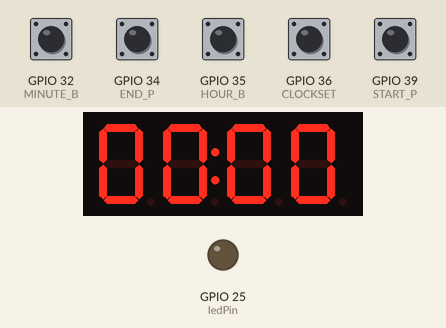
Bench run of a sketch on a simulated ESP32. Parts: 4-digit seven-segment display, output pins drawn as LEDs (lit = HIGH). The test bench sets the inputs (shaded band); at power-on: GPIO 32 (MINUTE_B), GPIO 34 (END_P), GPIO 35 (HOUR_B), GPIO 36 (CLOCKSET), GPIO 39 (START_P) HIGH.

Above: at 1.2 s.
1.3 s: GPIO 39 (START_P) pulled LOW for 0.15 s
At 2.5 s:
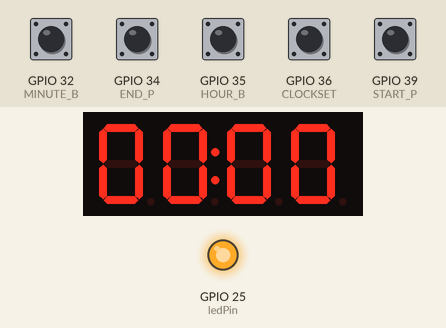
3.0 s: GPIO 32 (MINUTE_B) pulled LOW for 1 s
At 5.1 s:
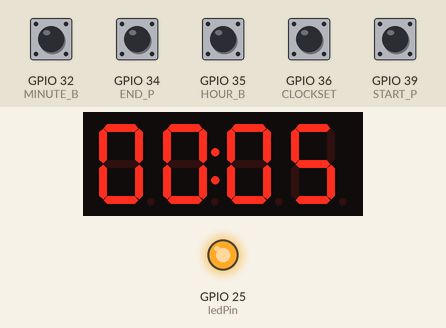
5.5 s: GPIO 35 (HOUR_B) pulled LOW for 0.15 s
At 6.5 s:
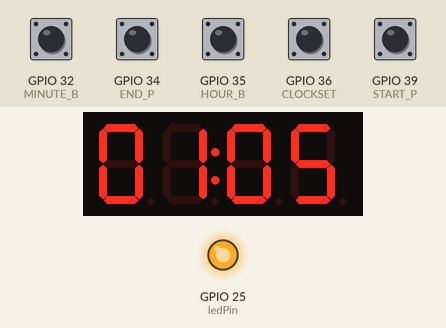
7.2 s: GPIO 32 (MINUTE_B) pulled LOW for 0.15 s
8.9 s: GPIO 35 (HOUR_B) pulled LOW for 1 s
At 10.8 s:
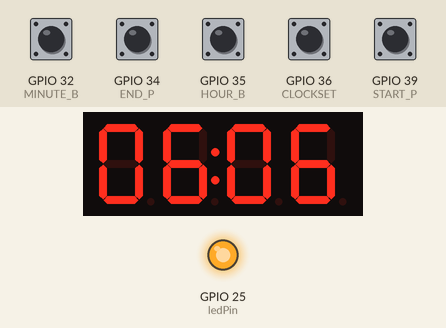
11.4 s: GPIO 34 (END_P) pulled LOW for 0.15 s
At 12.2 s:
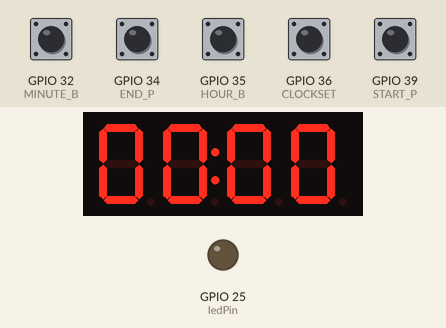
Timing chart, 0 to 14.1 s (numbered marks = the images above; inputs shaded):
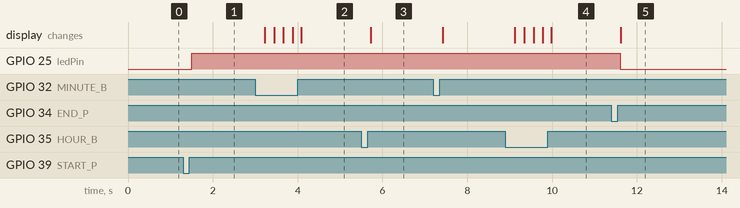

The sketch:

CONTROLPANELDRAFT2_SEP21.ino
```cpp
#include <TM1637Display.h>

#define CLK 19 //can be changed
#define DIO 18
#define CLOCKSET 36
#define HOUR_B 35
#define MINUTE_B 32
#define START_P 39
#define END_P 34
#define ledPin 25

TM1637Display display(CLK,DIO);

int hours = 0;
int minutes = 0;
bool setUP = false;
bool running = false;

unsigned long previousMillis = 0;

void setup() {
  // put your setup code here, to run once:
  pinMode(HOUR_B, INPUT_PULLUP);
  pinMode(MINUTE_B, INPUT_PULLUP);
  pinMode(CLOCKSET, INPUT_PULLUP);
  pinMode(START_P, INPUT_PULLUP);
  pinMode(END_P, INPUT_PULLUP);
  pinMode(ledPin, OUTPUT);

  display.setBrightness(0x0f);
  updateDisplay();
}

void updateDisplay() {
  int displayTime = hours * 100 + minutes;
  display.showNumberDecEx(displayTime, 0b01000000, true);

}

void countDown() { //idk if this works or not
  //makes timer start counting down
  if (minutes > 0) {
    minutes--;
  } else if (hours > 0) {
    hours--;
    minutes = 59;
  } else {
    running = false;
    digitalWrite(ledPin, LOW);
  }

}

void loop() {
  if (digitalRead(CLOCKSET) == LOW) {
    delay(200);
    setUP = !setUP;
  }


  if (!setUP) {
    if (digitalRead(HOUR_B) == LOW) {
      delay(200);
      hours = (hours + 1) % 24;
      updateDisplay();
    }

    if (digitalRead(MINUTE_B) == LOW) {
      delay(200);
      minutes = (minutes +1) % 60;
      if (minutes == 0) hours = (hours + 1) % 24;
      updateDisplay();
    }

    if (digitalRead(START_P) == LOW) {
      delay(200);
      running = true;
      setUP = false;
      digitalWrite(ledPin, HIGH);
    }


  }

  if (running) {
    unsigned long currentMillis = millis();
    if (currentMillis - previousMillis >= 60000) {
      previousMillis = currentMillis;
      countDown();
      updateDisplay();
    }
  }

  if (digitalRead(END_P) == LOW) {
    delay(200);
    //shut down the countdown
    running = false;
    hours = 0;
    minutes = 0;
    setUP = false;
    digitalWrite(ledPin, LOW);
    updateDisplay();
  }

}
```

Measured:
- after the input at 1.3 s, GPIO 25 (ledPin): LOW → HIGH after 0.20 s
- after the input at 3.0 s, the display: first changes after 0.22 s (image 2 shows a later state)
- after the input at 5.5 s, the display: changes after 0.22 s (image 3)
- after the input at 8.9 s, the display: first changes after 0.22 s (image 4 shows a later state)
- after the input at 11.4 s, GPIO 25 (ledPin): HIGH → LOW after 0.20 s; the display: changes after 0.22 s (image 5)
